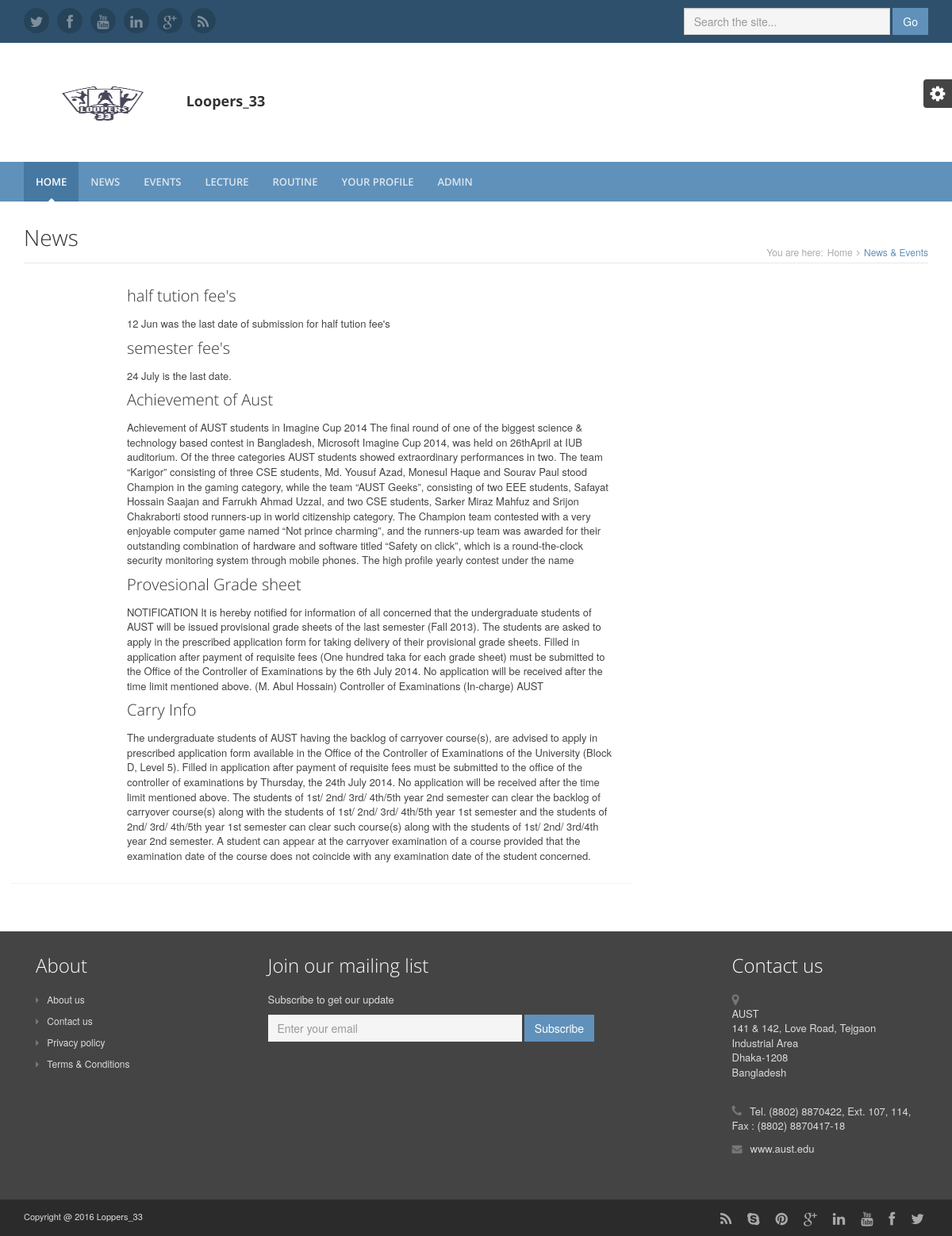
Page /news.php on the committed database.
### tables this page shows
CREATE TABLE `news` (
  `news_id` int(11) NOT NULL,
  `news_title` varchar(200) NOT NULL,
  `news` varchar(1000) NOT NULL
);

### news.php (the view)
<?php
	include 'header.php';
?>
	<div class="content container">
        <div class="page-wrapper">
            <header class="page-heading clearfix">
                <h1 class="heading-title pull-left">News</small></h1>
                <div class="breadcrumbs pull-right">
                    <ul class="breadcrumbs-list">
                        <li class="breadcrumbs-label">You are here:</li>
                        <li><a href="index.php">Home</a><i class="fa fa-angle-right"></i></li>
                        <li class="current">News & Events</li>
                    </ul>
                </div>
            </header>
            <div class="page-content">
                <div class="row page-row">
                    <div class="news-wrapper col-md-8 col-sm-7">
                        <article class="news-item page-row has-divider clearfix row">
                            <figure class="thumb col-md-2 col-sm-3 col-xs-4">
                            </figure>
                            <div class="details col-md-10 col-sm-9 col-xs-8">
                                <?php
                                    $con=mysqli_connect("localhost","root","","sms");
                                    $rslt=mysqli_query($con,"SELECT * from news order by news_id desc");
                                    while ($row=mysqli_fetch_array($rslt))
                                    {
                                ?>
                                    <h3 class="title">
                                    <?php
                                        echo $row['news_title'];
                                    ?>
                                    </h3>
                                    <p>
                                        <?php
                                            echo $row['news'];
                                        ?>
                                    </p>
                                <?php
                                    }
                                ?>
                          </div>
                        </article>
                    </div>
               </div>
             </div>
        </div>
    </div>
<?php
    include 'footer.php';
?>

### assets/css/styles.css (style rules this page uses)
html, body { height: 100%; }
body { font-size: 13px; -webkit-font-smoothing: antialiased; -moz-osx-font-smoothing: grayscale; }
h1, h2, h3, h4, h5, h6 { font-family: 'open sans', arial, sans-serif; font-weight: 300; }
p { color: #444444; font-size: 13px; }
a { color: #6091ba; -webkit-transition: all 0.4s ease-in-out; -moz-transition: all 0.4s ease-in-out; -ms-transition: all 0.4s ease-in-out; -o-transition: all 0.4s ease-in-out; }
.page-wrapper .page-heading { margin-bottom: 30px; border-bottom: 1px solid #e8e8e8; }
.page-wrapper .page-heading h1.heading-title { margin-top: 0; display: inline-block; font-size: 28px; }
.page-wrapper .breadcrumbs { display: inline-block; }
.page-wrapper .breadcrumbs ul { padding-top: 25px; margin: 0; }
.page-wrapper .breadcrumbs ul li { color: #6091ba; font-size: 12px; float: left; list-style: none; display: inline-block; }
.page-wrapper .breadcrumbs ul li a { display: inline-block; padding: 0 5px; color: #aaaaaa; }
.page-wrapper .breadcrumbs ul li.breadcrumbs-label { padding-right: 0; color: #aaaaaa; }
.page-wrapper .breadcrumbs ul li.current { max-width: 250px; white-space: nowrap; overflow: hidden; text-overflow: ellipsis; }
.page-wrapper .breadcrumbs ul li .fa { margin-right: 5px; color: #aaaaaa; }
.page-wrapper ul li { margin-bottom: 5px; }
.page-wrapper ul li .fa { margin-right: 5px; color: #6091ba; }
.page-wrapper .page-content h3 { font-size: 20px; font-weight: normal; }
.page-wrapper .page-content .title { margin-top: 0; margin-bottom: 15px; font-weight: 300; }
.page-wrapper .page-content .page-row { margin-bottom: 30px; }
.page-wrapper .page-content .has-divider { border-bottom: 1px dotted #e8e8e8; padding-bottom: 15px; }
@media (min-width: 992px) { html, body { height: 100%; } }
@media (min-width: 992px) { body { font-size: 13px; } }

### rows in the picture
news: news_title "half tution fee's", news "12 Jun was the last date of submission for half tution fee's"
news: news_title "semester fee's", news "24 July is the last date."
news: news_title "Achievement of Aust", news "Achievement of AUST students in Imagine Cup 2014 The final round of one of the biggest science & technology based contest in Bangladesh, Microsoft Imagine Cup 2014, was held on 26thApril at IUB auditorium. Of the three categories AUST students showed extraordinary performances in two. The team “Karigor” consisting of three CSE students, Md. Yousuf Azad, Monesul Haque and Sourav Paul stood Champion in the gaming category, while the team “AUST Geeks”, consisting of two EEE students, Safayat Hossain Saajan and Farrukh Ahmad Uzzal, and two CSE students, Sarker Miraz Mahfuz and Srijon Chakraborti stood runners-up in world citizenship category. The Champion team contested with a very enjoyable…"
news: news_title "Provesional Grade sheet", news "NOTIFICATION It is hereby notified for information of all concerned that the undergraduate students of AUST will be issued provisional grade sheets of the last semester (Fall 2013). The students are asked to apply in the prescribed application form for taking delivery of their provisional grade sheets. Filled in application after payment of requisite fees (One hundred taka for each grade sheet) must be submitted to the Office of the Controller of Examinations by the 6th July 2014. No application will be received after the time limit mentioned above. (M. Abul Hossain) Controller of Examinations (In-charge) AUST"
news: news_title "Carry Info", news "The undergraduate students of AUST having the backlog of carryover course(s), are advised to apply in prescribed application form available in the Office of the Controller of Examinations of the University (Block D, Level 5). Filled in application after payment of requisite fees must be submitted to the office of the controller of examinations by Thursday, the 24th July 2014. No application will be received after the time limit mentioned above. The students of 1st/ 2nd/ 3rd/ 4th/5th year 2nd semester can clear the backlog of carryover course(s) along with the students of 1st/ 2nd/ 3rd/ 4th/5th year 1st semester and the students of 2nd/ 3rd/ 4th/5th year 1st semester can clear such course(s)…"
